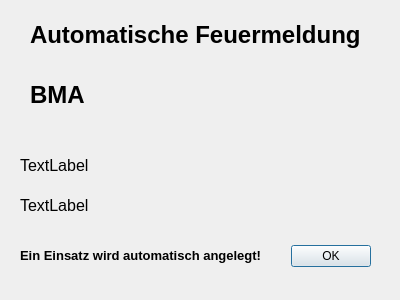
<?xml version="1.0" encoding="UTF-8"?>
<ui version="4.0">
 <class>DialogBMA</class>
 <widget class="QDialog" name="DialogBMA">
  <property name="geometry">
   <rect>
    <x>0</x>
    <y>0</y>
    <width>400</width>
    <height>300</height>
   </rect>
  </property>
  <property name="windowTitle">
   <string>Dialog</string>
  </property>
  <widget class="QDialogButtonBox" name="buttonBox">
   <property name="geometry">
    <rect>
     <x>30</x>
     <y>240</y>
     <width>341</width>
     <height>32</height>
    </rect>
   </property>
   <property name="orientation">
    <enum>Qt::Horizontal</enum>
   </property>
   <property name="standardButtons">
    <set>QDialogButtonBox::Ok</set>
   </property>
  </widget>
  <widget class="QLabel" name="label_text_automatische_feuermeldung">
   <property name="geometry">
    <rect>
     <x>30</x>
     <y>20</y>
     <width>350</width>
     <height>30</height>
    </rect>
   </property>
   <property name="font">
    <font>
     <pointsize>18</pointsize>
     <weight>75</weight>
     <bold>true</bold>
    </font>
   </property>
   <property name="text">
    <string>Automatische Feuermeldung</string>
   </property>
  </widget>
  <widget class="QLabel" name="label_text_bma">
   <property name="geometry">
    <rect>
     <x>30</x>
     <y>80</y>
     <width>100</width>
     <height>30</height>
    </rect>
   </property>
   <property name="font">
    <font>
     <pointsize>18</pointsize>
     <weight>75</weight>
     <bold>true</bold>
    </font>
   </property>
   <property name="text">
    <string>BMA</string>
   </property>
  </widget>
  <widget class="QPushButton" name="pushButton_icon">
   <property name="geometry">
    <rect>
     <x>190</x>
     <y>80</y>
     <width>75</width>
     <height>30</height>
    </rect>
   </property>
   <property name="text">
    <string/>
   </property>
   <property name="flat">
    <bool>true</bool>
   </property>
  </widget>
  <widget class="QLabel" name="label_strasse">
   <property name="geometry">
    <rect>
     <x>20</x>
     <y>150</y>
     <width>360</width>
     <height>30</height>
    </rect>
   </property>
   <property name="sizePolicy">
    <sizepolicy hsizetype="Expanding" vsizetype="Preferred">
     <horstretch>0</horstretch>
     <verstretch>0</verstretch>
    </sizepolicy>
   </property>
   <property name="font">
    <font>
     <pointsize>12</pointsize>
    </font>
   </property>
   <property name="text">
    <string>TextLabel</string>
   </property>
  </widget>
  <widget class="QLabel" name="label_objekt">
   <property name="geometry">
    <rect>
     <x>20</x>
     <y>190</y>
     <width>360</width>
     <height>30</height>
    </rect>
   </property>
   <property name="sizePolicy">
    <sizepolicy hsizetype="Expanding" vsizetype="Preferred">
     <horstretch>0</horstretch>
     <verstretch>0</verstretch>
    </sizepolicy>
   </property>
   <property name="font">
    <font>
     <pointsize>12</pointsize>
    </font>
   </property>
   <property name="text">
    <string>TextLabel</string>
   </property>
  </widget>
  <widget class="QLabel" name="label">
   <property name="geometry">
    <rect>
     <x>20</x>
     <y>245</y>
     <width>270</width>
     <height>20</height>
    </rect>
   </property>
   <property name="font">
    <font>
     <pointsize>10</pointsize>
     <weight>75</weight>
     <bold>true</bold>
    </font>
   </property>
   <property name="text">
    <string>Ein Einsatz wird automatisch angelegt!</string>
   </property>
  </widget>
 </widget>
 <resources/>
 <connections>
  <connection>
   <sender>buttonBox</sender>
   <signal>accepted()</signal>
   <receiver>DialogBMA</receiver>
   <slot>accept()</slot>
   <hints>
    <hint type="sourcelabel">
     <x>248</x>
     <y>254</y>
    </hint>
    <hint type="destinationlabel">
     <x>157</x>
     <y>274</y>
    </hint>
   </hints>
  </connection>
  <connection>
   <sender>buttonBox</sender>
   <signal>rejected()</signal>
   <receiver>DialogBMA</receiver>
   <slot>reject()</slot>
   <hints>
    <hint type="sourcelabel">
     <x>316</x>
     <y>260</y>
    </hint>
    <hint type="destinationlabel">
     <x>286</x>
     <y>274</y>
    </hint>
   </hints>
  </connection>
 </connections>
</ui>
